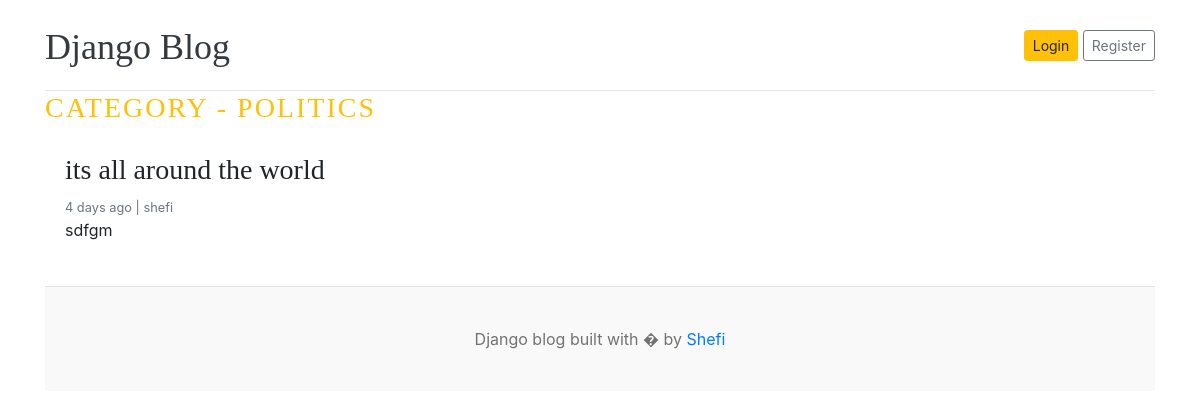
The app's page /category/1/, older data.
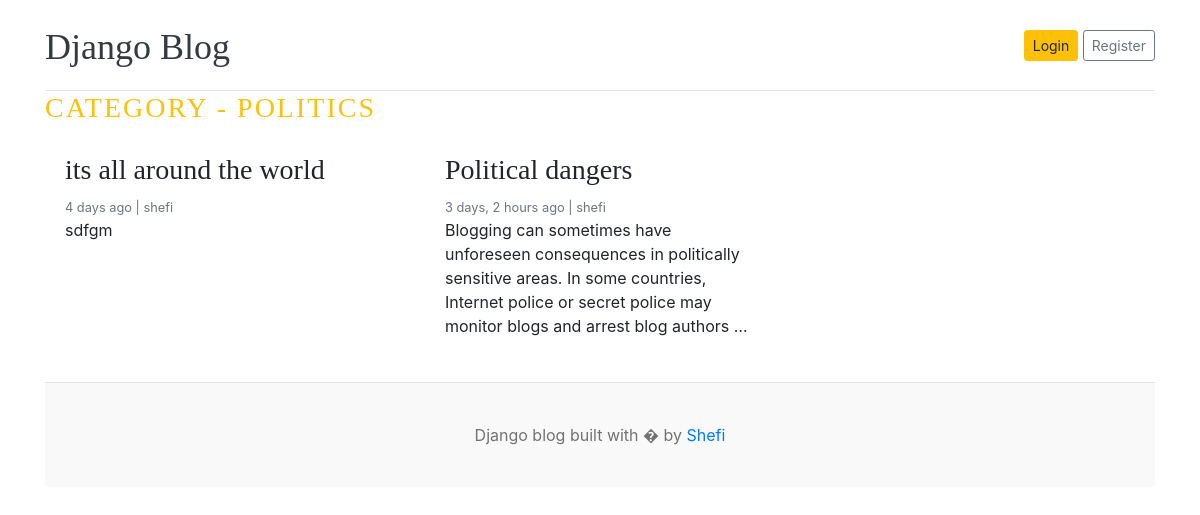
The same page, newer data.
### blog/models.py (models this page shows, shortened)
class Blog(models.Model):
    title = models.CharField(max_length=50)
    slug = models.SlugField(max_length=150, unique=True, blank=True)
    category = models.ForeignKey(Category, on_delete=models.CASCADE)
    author = models.ForeignKey(User, on_delete=models.CASCADE)
    featured_image = models.ImageField( upload_to='uploads/%Y/%m/%d', height_field=None, width_field=None, max_length=None)
    short_description = models.TextField(max_length=500)
    blog_body = models.TextField(max_length=800)
    status = models.CharField(max_length=20,choices=STATUS_CHOICES,default="Draft")
    is_featured = models.BooleanField(default=False)
    created_at = models.DateTimeField( auto_now_add=True)
    updated_at = models.DateTimeField( auto_now=True)

### blog/views.py (the view)
# urls.py: path('category/<int:category_id>/' , views.posts_by_category , name = 'posts_by_category')
def posts_by_category(request,category_id):
    posts = Blog.objects.filter(category_id = category_id, status = 'Published').order_by('updated_at')
    category = Category.objects.get(pk=category_id)
    return render(request, "blog/tech.html",{
        "posts" : posts,
        'category' : category
    })

### blog/models.py (called while the page is built)
    def __str__(self):
        return self.catogory_name

### blog/templates/blog/tech.html (shortened to what this page needs)
{% load static %}
<!DOCTYPE html>
<html lang="en">
<head>
    <link href="https://getbootstrap.com/docs/4.0/dist/css/bootstrap.min.css" rel="stylesheet">
    <link href="{% static 'css/style.css' %}" rel="stylesheet">
  </head>
<body>
    <div class="container">
      <header class="blog-header py-3">
        <div class="row flex-nowrap justify-content-between align-items-center">
          <div class="col-8 pt-1">
            <a class="blog-header-logo text-dark" href="/">Django Blog</a>
          </div>
          <div class="col-4 d-flex justify-content-end align-items-center">
            <a class="btn btn-sm btn-warning" href="#">Login</a> &nbsp;
            <a class="btn btn-sm btn-outline-secondary" href="#">Register</a>
          </div>
        </div>
      </header>
      <h3 class="text-uppercase text-warning" style="letter-spacing: 2px;" >Category - {{category}}</h3>
  <main role="main" class="container p-0">
    <div class="row">
      <div class="col-md-8 blog-main">
  <div class="row">
    {% for post in posts %}
      <div class="col-md-6 mb-4">
        <div class="card border-0">
          <div class="card-body">
            <h3>{{ post.title }}</h3>
            <small class="mb-1 text-muted">
              {{ post.created_at|timesince }} ago | {{ post.author }}
            </small>
            <p class="card-text">
              {{ post.short_description|truncatewords:25 }}
            </p>
          </div>
        </div>
      </div>
    {% endfor %}
  </div>
</div>
      </main>
<footer class="blog-footer">
  <p>Django blog built with � by <a href="#">Shefi</a></p>
</footer>
</body>
</html>

Row changes from the older to the newer data that the page shows:
added Blog: title "Political dangers", created_at "3 days, 2 hours", author "shefi", short_description "Blogging can sometimes have unforeseen consequences in politically sensitive areas. In some countries, Internet police or secret police may monitor blogs and arrest blog authors …"
